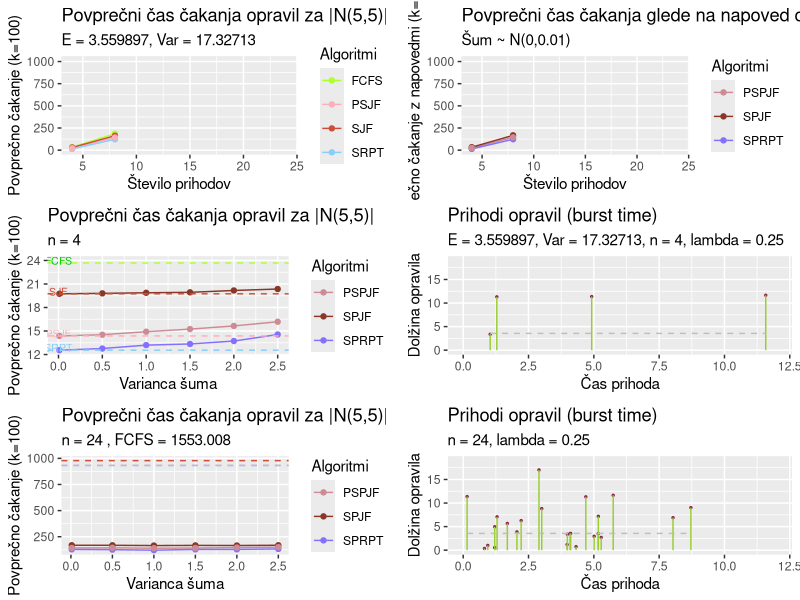

R code for this plot:
# Vizualizacija normalna
#install.packages("ggpubr")

library(ggplot2)
library(tidyr)
library(ggpubr)

#set.seed(0)
#n_24 = casi_prihodov_normalne( 5, 5, 24, 0.01, 0.25)
#n_24 = as_tibble(n_24)
#write.csv(n_24, "n_24.csv")
n_24 = read.csv("n_24.csv")

#set.seed(0)
#n_4 = casi_prihodov_normalne( 5, 5, 4, 0.01, 0.25)
#write.csv(n_4, "n_4.csv")
n_4 = read.csv("n_4.csv")


Normalna_porazdelitev_n = read.csv("normalna_n.csv")

Normalna = Normalna_porazdelitev_n[,0:4]

x = c(4, 8, 12 , 16 , 20 , 24)

z = 3.559897 # povprecni cas cakanja

df = cbind(x ,Normalna)

Tabela = df %>% pivot_longer( !x, names_to = "Algoritmi", values_to = "Povprecno cakanje")

#df = cbind(x, Beta_porazdelitev_n)

#=========================================================================================== RISANJE POVP. CASA CAKANJA ==================PREVERI ALPHA IN BETA NUJNO===========================
cakanje_norm = ggplot(Tabela, aes(x=x, y = `Povprecno cakanje`, col = Algoritmi)) +
  geom_line()+
  geom_point() + labs(title = "Povprečni čas čakanja opravil za |N(5,5)|", subtitle = "E = 3.559897, Var = 17.32713 " ,y = "Povprečno čakanje (k=100)", x = "Število prihodov") +
  ylim(0, 1010) +
  scale_colour_manual(values=c('greenyellow','lightpink1',"tomato3", "lightskyblue"))
#===================================================================================================================================================================




#================================================================================== RISANJE PRIHODOV =================================
prihodi_norm = ggplot(n_24, aes(x=cas_prihoda, y=dolzina_opravila)) + 
  geom_point(size=0.5, color = "violetred4") + 
  geom_segment(aes(x=cas_prihoda, 
                   xend=cas_prihoda, 
                   y=0, 
                   yend=dolzina_opravila), colour = "yellowgreen") +
  labs(y = "Dolžina opravila", x = "Čas prihoda") +
  geom_line(aes(y=z), colour="grey",linetype="dashed") +
  labs(title="Prihodi opravil (burst time)", 
       subtitle="n = 24, lambda = 0.25") +
  xlim(0, 12) + ylim(0,19)
#=========================================================================

# Tabela za napoved

Normalna_predictions = Normalna_porazdelitev_n[,5:7]
df_predictions = cbind(x ,Normalna_predictions)
Tabela_predictions = df_predictions %>% pivot_longer( !x, names_to = "Algoritmi", values_to = "Povprecno cakanje")


#====================================================================================== RISANJE POVP. CASA CAKANJA NAPOVEDI ================================================================
cakanje_norm_predictions = ggplot(Tabela_predictions, aes(x=x, y = `Povprecno cakanje`, col = Algoritmi)) +
  geom_line()+
  geom_point() + labs(title = "Povprečni čas čakanja glede na napoved opravil", subtitle = "Šum ~ N(0,0.01)" ,y = "Povprečno čakanje z napovedmi (k=100)", x = "Število prihodov") +
  ylim(0, 1010) +
  scale_colour_manual(values=c('lightpink3',"tomato4", "lightslateblue"))
#==================================================================================================================================================================

Normalna_porazdelitev_v = read.csv("normalna4_v.csv")
Normalna_v = Normalna_porazdelitev_v[,5:7]
Var = c(2.5, 2, 1.5 , 1 , 0.5 , 0.01)
df_var = cbind(Var ,Normalna_v)
Tabela_var = df_var %>% pivot_longer( !Var, names_to = "Algoritmi", values_to = "Povprecno cakanje")

#========================================================= RISANJE POVP. CAKANJA GLEDE NA VARIANCO ==============================
# RABIL POPRAVIT PODATKE
cakanje_varianca_n = ggplot(Tabela_var, aes(x=Var, y = `Povprecno cakanje`, col = Algoritmi)) +
  geom_line()+
  geom_point() + labs(title = "Povprečni čas čakanja opravil za |N(5,5)|", subtitle = "n = 4" ,y = "Povprečno čakanje (k=100)", x = "Varianca šuma") +
  geom_hline(yintercept=23.67987,linetype="dashed", color = "greenyellow") +
  annotate("text", x=0, y=23.97987, label="FCFS", size = 2.7, color = "green3") +
  scale_colour_manual(values=c('lightpink3',"tomato4", "lightslateblue")) +
  geom_hline(yintercept=14.37206, linetype="dashed", color = "lightpink1") +
  annotate("text", x=0, y=14.67206, label="PSJF", size = 2.7, color = "lightpink1") +
  geom_hline(yintercept=19.75076, linetype="dashed", color = "tomato3") +
  annotate("text", x=0, y=20, label="SJF", size = 2.7, color = "tomato3") +
  geom_hline(yintercept=12.55601, linetype="dashed", color = "lightskyblue") +
  annotate("text", x=0, y=12.85601, label="SRPT", size = 2.7, color = "lightskyblue")
#================================================================================================================================================================================

#================================================================================== RISANJE PRIHODOV =================================
prihodi_norm_n4 = ggplot(n_4, aes(x=cas_prihoda, y=dolzina_opravila)) + 
  geom_point(size=0.5, color = "violetred4") + 
  geom_segment(aes(x=cas_prihoda, 
                   xend=cas_prihoda, 
                   y=0, 
                   yend=dolzina_opravila), colour = "yellowgreen") +
  labs(y = "Dolžina opravila", x = "Čas prihoda") +
  geom_line(aes(y=3.559897), colour="grey",linetype="dashed") +
  labs(title="Prihodi opravil (burst time)", 
       subtitle="E = 3.559897, Var = 17.32713, n = 4, lambda = 0.25") +
  xlim(0, 12) + ylim(0,19)
#=========================================================================

Normalna_porazdelitev_v_24 = read.csv("normalna_v.csv")
Normalna_v_24 = Normalna_porazdelitev_v_24[,5:7]
Var = c(2.5, 2, 1.5 , 1 , 0.5 , 0.01)
df_var_24 = cbind(Var ,Normalna_v_24)
Tabela_var_24 = df_var_24 %>% pivot_longer( !Var, names_to = "Algoritmi", values_to = "Povprecno cakanje")
#========================================================= RISANJE POVP. CAKANJA GLEDE NA VARIANCO ==============================

cakanje_varianca_n_24 = ggplot(Tabela_var_24, aes(x=Var, y = `Povprecno cakanje`, col = Algoritmi)) +
  geom_line()+
  geom_point() + labs(title = "Povprečni čas čakanja opravil za |N(5,5)|", subtitle = "n = 24 , FCFS = 1553.008" ,y = "Povprečno čakanje (k=100)", x = "Varianca šuma") +
  scale_colour_manual(values=c('lightpink3',"tomato4", "lightslateblue")) +
  geom_hline(yintercept=934.6914, linetype="dashed", color = "lightpink1") +
  geom_hline(yintercept=978.2421, linetype="dashed", color = "tomato3") +
  geom_hline(yintercept=930.8688, linetype="dashed", color = "lightskyblue")
#================================================================================================================================================================================

# CE KDO ZNA PREUREDIT VRSTNI RED LEGENDE BI BLO KUL , JZ GREM JOKAT
# lahko zamenjam samo na grse fonte (r nima lepih fontov ki podpirajo sumnike)

ggarrange(cakanje_norm,cakanje_norm_predictions, cakanje_varianca_n ,prihodi_norm_n4,cakanje_varianca_n_24,prihodi_norm,
          ncol = 2, nrow = 3)
